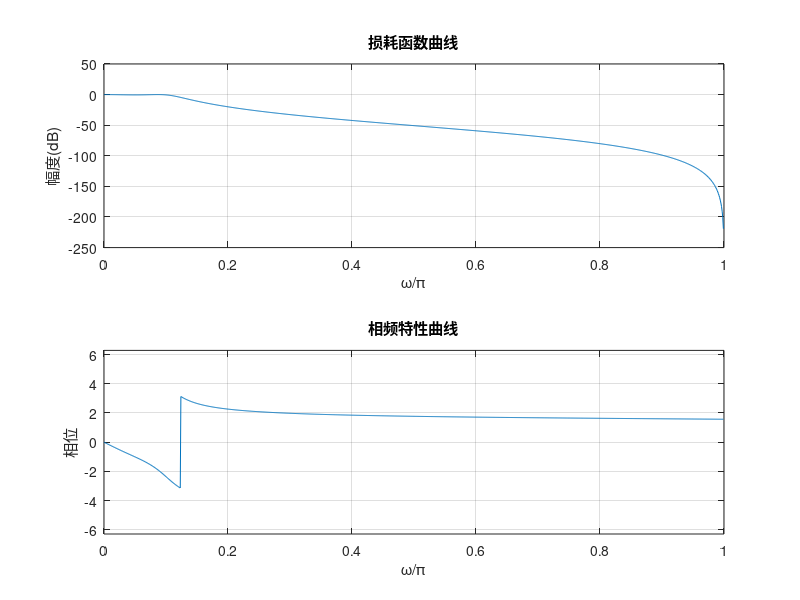

Write MATLAB code to recreate this figure.
Fs=80000; T=1/Fs; 
wp=2*pi*4000/Fs; ws=2*pi*20000/Fs; rp=0.5; rs=45;
[N,wp]=cheb1ord(wp/pi,ws/pi,rp,rs);
[B,A]=cheby1(N,rp,wp);

figure;
subplot(2,1,1);
[H,w]= freqz(B,A,1000);
plot(w/pi,20*log10(abs(H)));grid on;
title('损耗函数曲线');
xlabel('\omega/\pi');
ylabel('幅度(dB)');
subplot(2,1,2);
plot(w/pi,angle(H));grid on;
title('相频特性曲线');
xlabel('\omega/\pi');
ylabel('相位');
axis([0 1 -2*pi 2*pi]);
